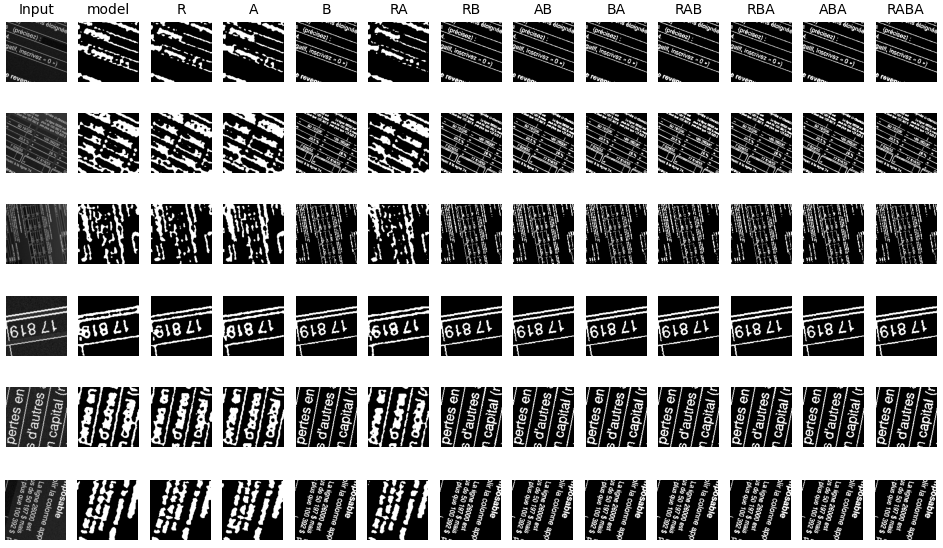
#> input picture cnn-autoencoder.png, 943 x 548 px
$ python -i render.py   (imports and definitions only)
#> lines starting #> are read from the running program, lines starting #| are printed output that depends on the picture; after the words box and inside, x2 and y2 are one past the last pixel; in counts of white or black regions, pixels touching at a corner belong together
#> further down, picture is the input picture: shape (548, 943); min 0, max 255, mean 142.5
#!/usr/bin/env python
# coding: utf-8

import os
import re
import cv2
import numpy as np
import pandas as pd
import matplotlib as mpl

from PIL import Image, ImageOps
from matplotlib import pyplot as plt
from matplotlib import patches
from IPython.display import display, clear_output


INDEX = 'doc-pages'
BOX = ['top','left','bottom','right']
# priority order: next overrides previous
ORDER = ['void','word','input','line']


class Renderer:
    def __init__(self, channels: int = 1, bias: int = 0):
        self.bias = bias   # background
        self.channels = channels

    # [6 lines left out: function render, not called in this run]


class ImageSpace(Renderer):
    # [8 lines left out: function __init__, not called in this run]

    @property
    def center(self):
        return self.H//2, self.W//2

    # clip of background image which appears in the view ( could be nothing -- plain background )
    # [17 lines left out: function render, not called in this run]


class AgentView:
    # [18 lines left out: functions __init__, set_state, not called in this run]

    @property
    def state(self):
        return self._state[:]

    @property
    def loc(self):
        return self._state[:2]/self.space.norm[:2]

    # [98 lines left out: functions get_angle, get_size, get_zoom, top, isin, render and 3 more, not called in this run]


def extract_lines(image: np.array, units: int = 10) -> tuple:
    """
    extract long vertical and horizontal lines if any
    length threshold specified by relative units: fraction of the image size
    return as separate images
    """
#> called with units = 10
    dv, dh = image.shape[0]//units, image.shape[1]//units
#> dv = 54; dh = 94
    layout = cv2.bitwise_not(image)
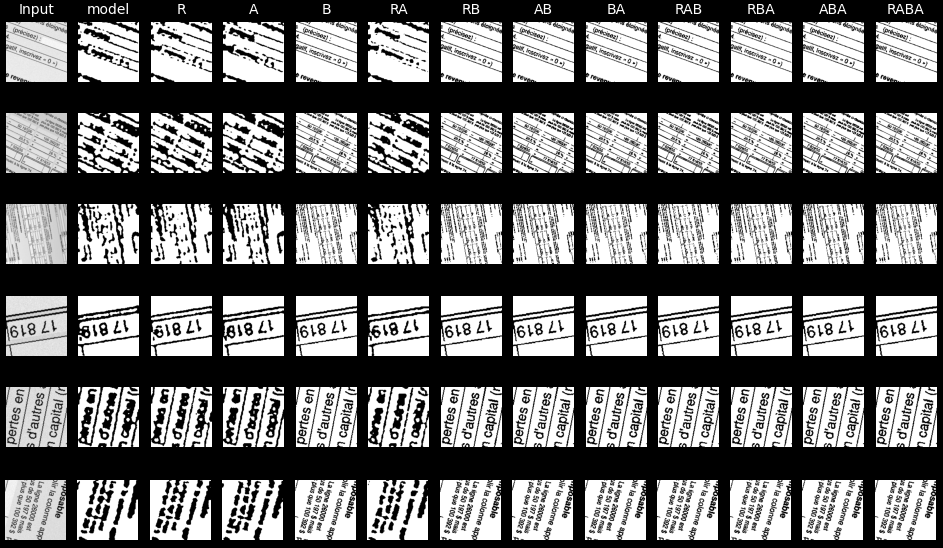
#> layout: shape (548, 943); min 0, max 255, mean 112.5
    layout = cv2.adaptiveThreshold(layout, 255, cv2.ADAPTIVE_THRESH_MEAN_C, cv2.THRESH_BINARY, 15, -1)
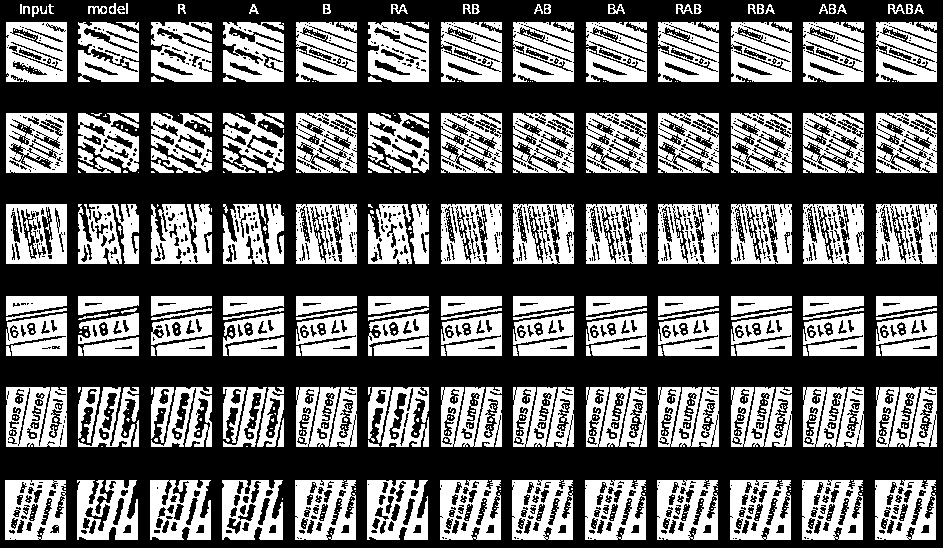
#> layout: shape (548, 943); 40.3% white; 968 white regions (757 under 20 px), largest, box (x1, y1, x2, y2) and area: (6, 22, 67, 82) 2799, (151, 204, 212, 264) 2753, (151, 22, 212, 82) 2711
    # create images to hold extracted lines
    v, h = np.copy(layout), np.copy(layout)
    # create vertical and horizontal structure elements
    vs = cv2.getStructuringElement(cv2.MORPH_RECT, (1, dv//2))
#> vs = 27 values from 1 to 1
    hs = cv2.getStructuringElement(cv2.MORPH_RECT, (dh, 1))
    # apply morphology operations
    v, h = cv2.erode(v, vs), cv2.erode(h, hs)
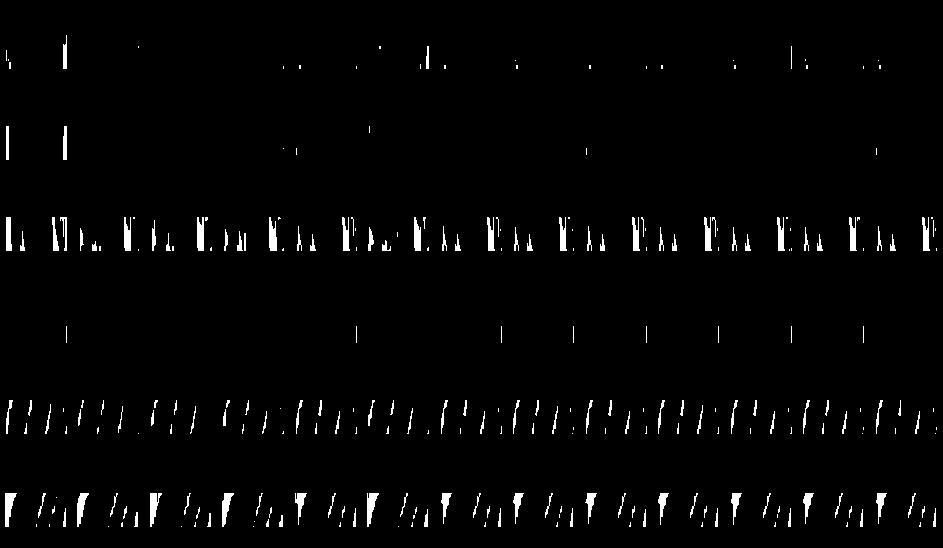
#> v: shape (548, 943); 2.1% white; 272 white regions (142 under 20 px), largest, box (x1, y1, x2, y2) and area: (5, 493, 17, 527) 231, (150, 493, 162, 527) 219, (367, 493, 379, 527) 219
#> h: shape (548, 943); every value is 0
    v, h = cv2.dilate(v, vs), cv2.dilate(h, hs)
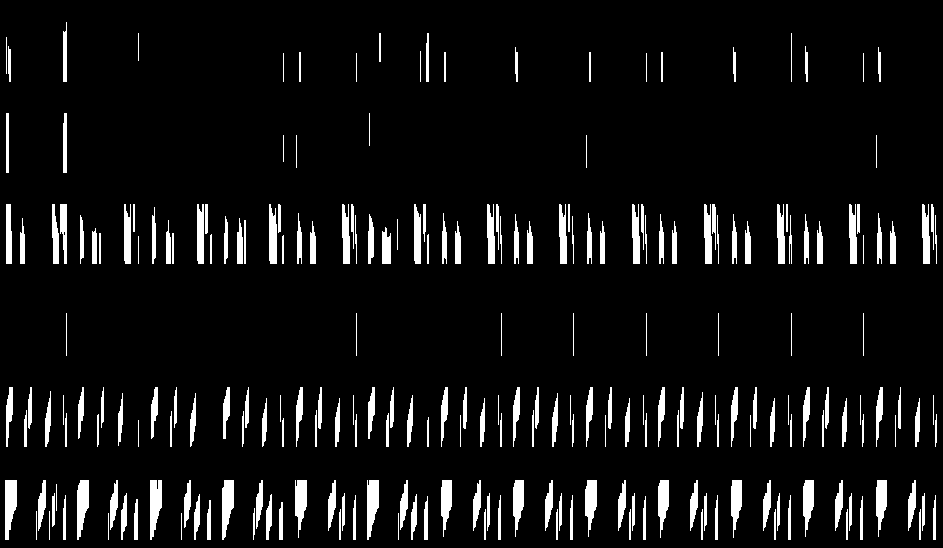
#> v: shape (548, 943); 7.2% white; 244 white regions, largest, box (x1, y1, x2, y2) and area: (5, 480, 17, 540) 543, (150, 480, 162, 540) 531, (367, 480, 379, 540) 531
    # return original and extracted
    layout, v, h = (v + h > 0).astype(int), None, None
    return layout


# [25 lines left out: function build_mask, not called in this run]

>>> import cv2
>>> picture = cv2.imread('../cnn-autoencoder.png', cv2.IMREAD_GRAYSCALE)
>>> result = extract_lines(picture)

$ run again, on cnn-latent.png
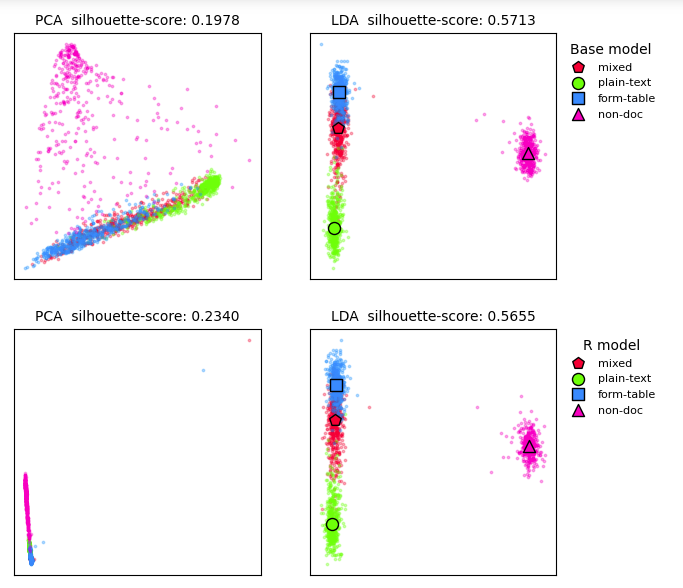
#> input picture cnn-latent.png, 683 x 588 px
#> in extract_lines, `layout = cv2.adaptiveThreshold(layout, 255, cv2.ADAPTIVE_THRESH_MEAN_C..`:
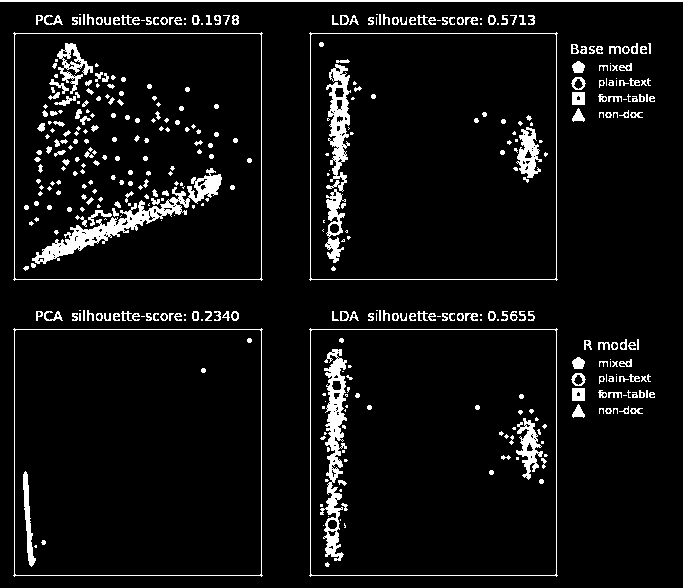
#> layout: shape (588, 683); 6.4% white; 428 white regions (185 under 20 px), largest, box (x1, y1, x2, y2) and area: (32, 168, 222, 264) 2971, (320, 349, 347, 561) 2370, (326, 64, 351, 192) 1570
#> in extract_lines, `layout, v, h = (v + h > 0).astype(int), None, None`:
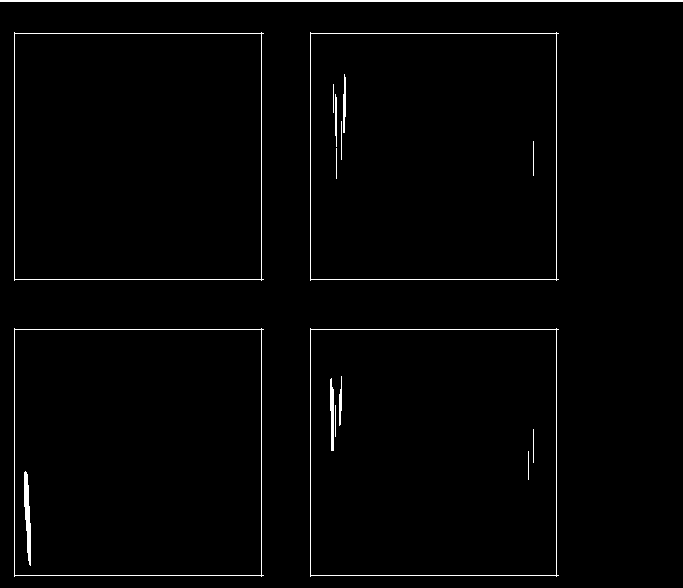
#> layout: shape (588, 683) int64; values 0 (black) and 1 (white), 1.6% white; 17 white regions, largest, box (x1, y1, x2, y2) and area: (0, 0, 683, 2) 1366, (14, 32, 264, 281) 994, (14, 328, 264, 577) 994

$ run again, on cnn.png
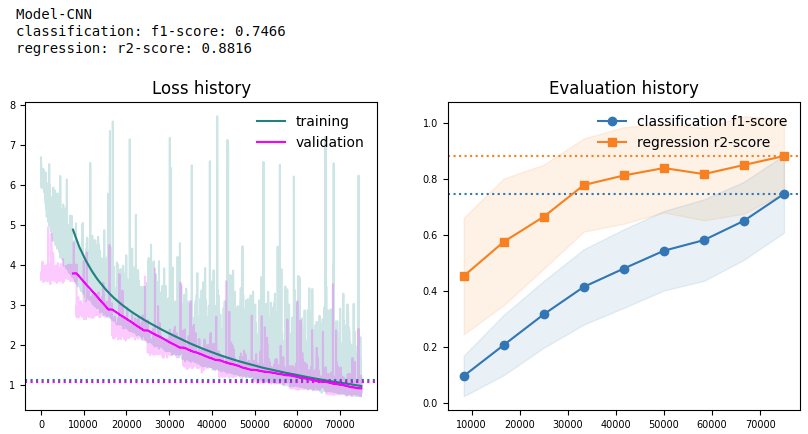
#> input picture cnn.png, 808 x 434 px
#> in extract_lines, `layout = cv2.adaptiveThreshold(layout, 255, cv2.ADAPTIVE_THRESH_MEAN_C..`:
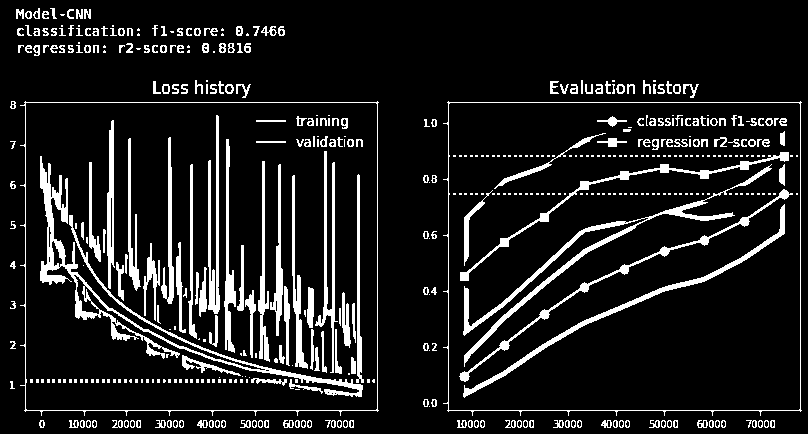
#> layout: shape (434, 808); 11.2% white; 474 white regions (218 under 20 px), largest, box (x1, y1, x2, y2) and area: (40, 156, 363, 397) 4627, (463, 164, 772, 367) 2937, (463, 204, 785, 398) 1921
#> in extract_lines, `layout, v, h = (v + h > 0).astype(int), None, None`:
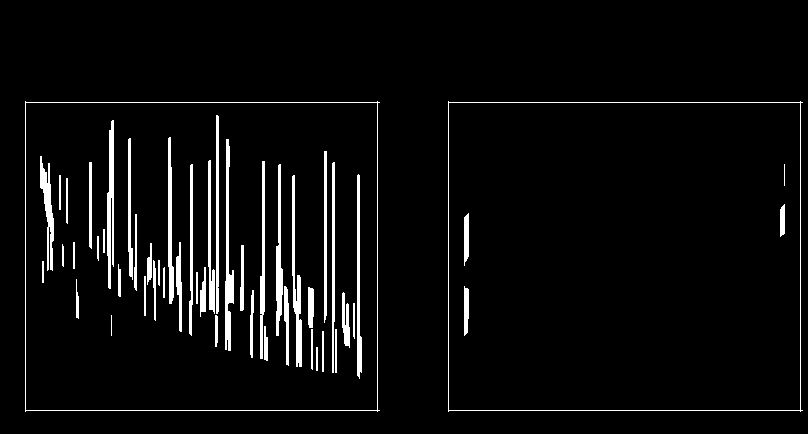
#> layout: shape (434, 808) int64; values 0 (black) and 1 (white), 4.7% white; 52 white regions, largest, box (x1, y1, x2, y2) and area: (25, 101, 380, 412) 1328, (448, 101, 803, 412) 1328, (225, 139, 234, 351) 938

$ run again, on rotation-1.png
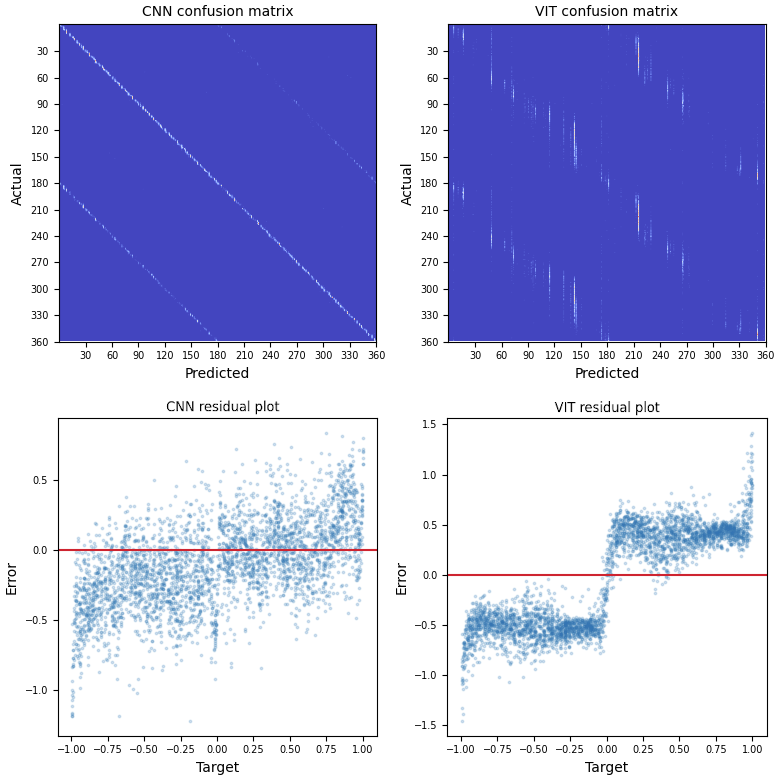
#> input picture rotation-1.png, 774 x 778 px
#> in extract_lines, `layout = cv2.adaptiveThreshold(layout, 255, cv2.ADAPTIVE_THRESH_MEAN_C..`:
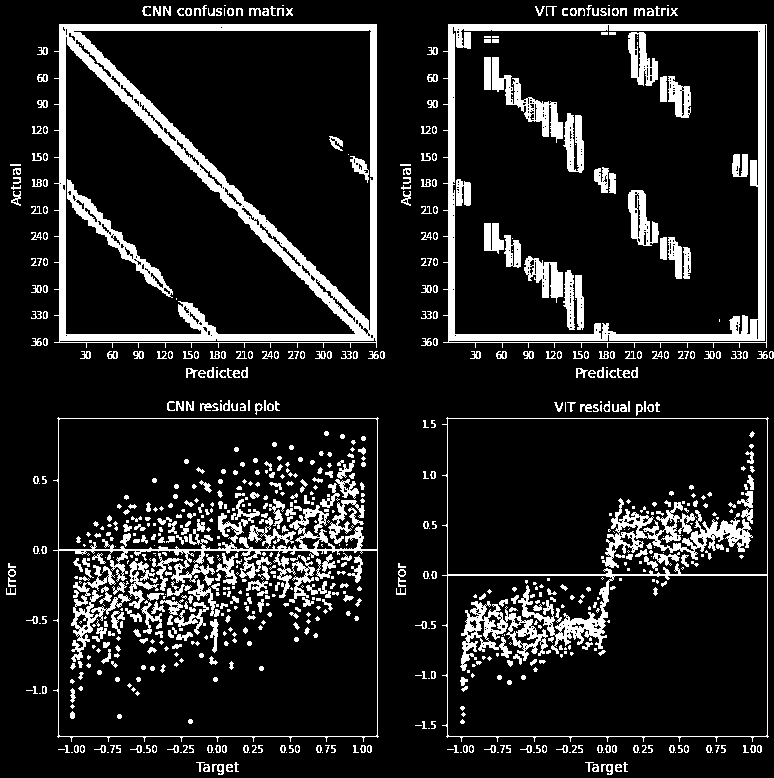
#> layout: shape (778, 774); 13% white; 855 white regions (345 under 20 px), largest, box (x1, y1, x2, y2) and area: (54, 24, 377, 348) 16359, (443, 24, 767, 348) 10294, (53, 417, 379, 742) 5785
#> in extract_lines, `layout, v, h = (v + h > 0).astype(int), None, None`:
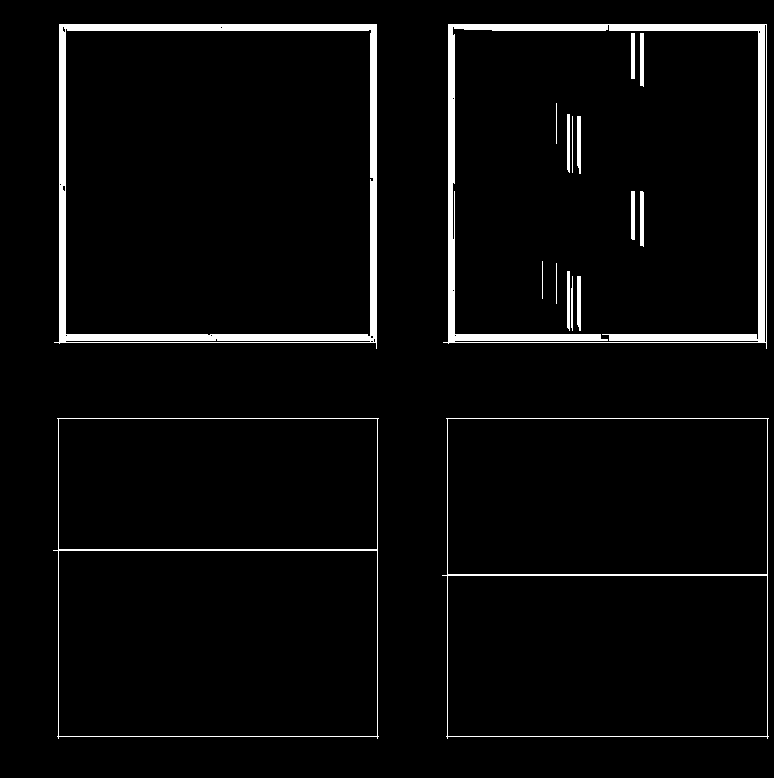
#> layout: shape (778, 774) int64; values 0 (black) and 1 (white), 4% white; 17 white regions, largest, box (x1, y1, x2, y2) and area: (443, 24, 767, 349) 9169, (54, 24, 377, 349) 8988, (442, 418, 769, 739) 1927
